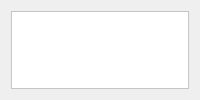
         <widget class="QWidget" name="page_5">
          <layout class="QVBoxLayout" name="verticalLayout_9">
           <item>
            <widget class="QFrame" name="frame_59">
             <property name="styleSheet">
              <string notr="true">background-color: rgb(255, 255, 255);</string>
             </property>
             <property name="frameShape">
              <enum>QFrame::StyledPanel</enum>
             </property>
             <property name="frameShadow">
              <enum>QFrame::Raised</enum>
             </property>
             <widget class="QListWidget" name="listWidget">
              <property name="enabled">
               <bool>true</bool>
              </property>
              <property name="geometry">
               <rect>
                <x>380</x>
                <y>250</y>
                <width>361</width>
                <height>241</height>
               </rect>
              </property>
              <property name="styleSheet">
               <string notr="true">border-radius:25px;
border:1px solid rgb(0,0,0);
color: rgb(0, 0, 0);
background-color: rgb(255, 255, 255);</string>
              </property>
             </widget>
             <widget class="QLabel" name="label_77">
              <property name="geometry">
               <rect>
                <x>410</x>
                <y>420</y>
                <width>75</width>
                <height>44</height>
               </rect>
              </property>
              <property name="minimumSize">
               <size>
                <width>75</width>
                <height>0</height>
               </size>
              </property>
              <property name="styleSheet">
               <string notr="true">font: 14pt &quot;华文仿宋&quot;;</string>
              </property>
              <property name="text">
               <string>工程</string>
              </property>
             </widget>
             <widget class="QLineEdit" name="lineEdit_4">
              <property name="geometry">
               <rect>
                <x>490</x>
                <y>420</y>
                <width>211</width>
                <height>35</height>
               </rect>
              </property>
             </widget>
             <widget class="QLabel" name="label_78">
              <property name="geometry">
               <rect>
                <x>410</x>
                <y>370</y>
                <width>75</width>
                <height>44</height>
               </rect>
              </property>
              <property name="minimumSize">
               <size>
                <width>75</width>
                <height>0</height>
               </size>
              </property>
              <property name="styleSheet">
               <string notr="true">font: 14pt &quot;华文仿宋&quot;;</string>
              </property>
              <property name="text">
               <string>井号</string>
              </property>
             </widget>
             <widget class="QLabel" name="label_79">
              <property name="geometry">
               <rect>
                <x>410</x>
                <y>320</y>
                <width>75</width>
                <height>44</height>
               </rect>
              </property>
              <property name="minimumSize">
               <size>
                <width>75</width>
                <height>0</height>
               </size>
              </property>
              <property name="styleSheet">
               <string notr="true">font: 14pt &quot;华文仿宋&quot;;</string>
              </property>
              <property name="text">
               <string>区号</string>
              </property>
             </widget>
             <widget class="QDialogButtonBox" name="buttonBox">
              <property name="geometry">
               <rect>
                <x>330</x>
                <y>510</y>
                <width>400</width>
                <height>31</height>
               </rect>
              </property>
              <property name="orientation">
               <enum>Qt::Horizontal</enum>
              </property>
              <property name="standardButtons">
               <set>QDialogButtonBox::Cancel|QDialogButtonBox::Ok</set>
              </property>
             </widget>
             <widget class="QLineEdit" name="lineEdit_2">
              <property name="geometry">
               <rect>
                <x>490</x>
                <y>320</y>
                <width>211</width>
                <height>35</height>
               </rect>
              </property>
             </widget>
             <widget class="QLineEdit" name="lineEdit">
              <property name="geometry">
               <rect>
                <x>490</x>
                <y>270</y>
                <width>211</width>
                <height>35</height>
               </rect>
              </property>
              <property name="text">
               <string/>
              </property>
             </widget>
             <widget class="QLabel" name="label_82">
              <property name="geometry">
               <rect>
                <x>410</x>
                <y>270</y>
                <width>75</width>
                <height>44</height>
               </rect>
              </property>
              <property name="minimumSize">
               <size>
                <width>75</width>
                <height>0</height>
               </size>
              </property>
              <property name="styleSheet">
               <string notr="true">font: 14pt &quot;华文仿宋&quot;;</string>
              </property>
              <property name="text">
               <string>单位</string>
              </property>
             </widget>
             <widget class="QLineEdit" name="lineEdit_3">
              <property name="geometry">
               <rect>
                <x>490</x>
                <y>370</y>
                <width>211</width>
                <height>35</height>
               </rect>
              </property>
             </widget>
            </widget>
           </item>
          </layout>
         </widget>
